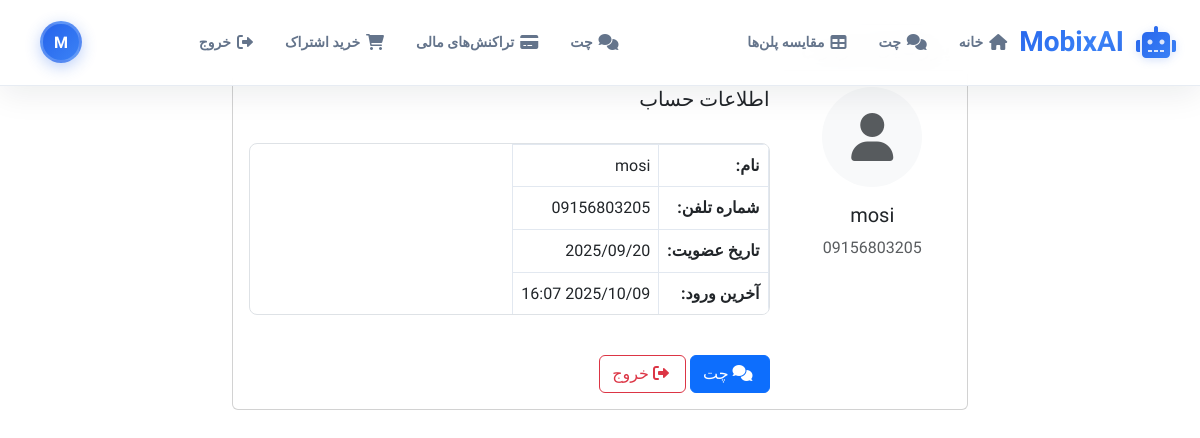
The page /accounts/profile/ (signed in) on the database as committed earlier.
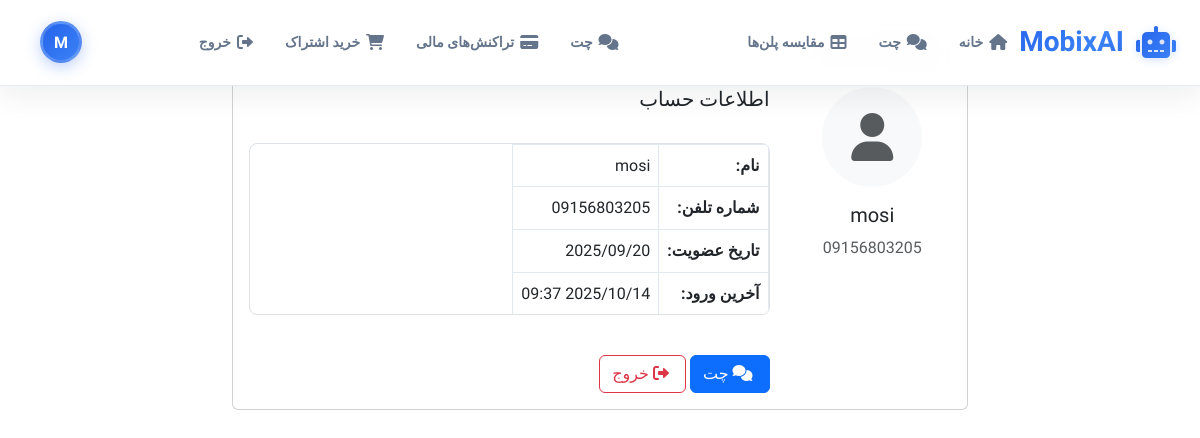
The same page on the database as committed later.
### accounts/models.py (models this page shows, shortened)
class User(AbstractUser):
    phone_number = models.CharField(max_length=15, unique=True)
    name = models.CharField(max_length=100)
    is_verified = models.BooleanField(default=False)
    created_at = models.DateTimeField(auto_now_add=True)
    objects = CustomUserManager()
    USERNAME_FIELD = 'phone_number'
    REQUIRED_FIELDS = ['name']
    def get_subscription_type(self):
        try:
            user_subscription = self.subscription
            if user_subscription.is_active:
                if user_subscription.end_date and user_subscription.end_date < timezone.now():
                    user_subscription.is_active = False
                    user_subscription.save()
                    return None
                return user_subscription.subscription_type
        except:
            pass
        return None
    def get_subscription_info(self):
        try:
            user_subscription = self.subscription
            if user_subscription.is_active:
                if user_subscription.end_date and user_subscription.end_date < timezone.now():
                    user_subscription.is_active = False
                    user_subscription.save()
                    return None
                return user_subscription
        except:
            pass
        return None

### accounts/views.py (the view)
# urls.py: path('profile/', views.profile, name='profile'),
@login_required
def profile(request):
    return render(request, 'accounts/profile.html')

### templates/accounts/profile.html (shortened to what this page needs)
{% extends 'base.html' %}
{% block content %}
<div class="container mt-4">
    <div class="row">
        <div class="col-md-8 mx-auto">
            <div class="card">
                <div class="card-header">
                    <h4 class="mb-0">پروفایل کاربری</h4>
                </div>
                <div class="card-body">
                    <div class="row">
                        <div class="col-md-3 text-center">
                            <div class="bg-light rounded-circle d-flex align-items-center justify-content-center mx-auto" style="width: 100px; height: 100px;">
                                <i class="fas fa-user fa-3x text-muted"></i>
                            </div>
                            <h5 class="mt-3">{{ user.name }}</h5>
                            <p class="text-muted">{{ user.phone_number }}</p>
                        </div>
                        <div class="col-md-9">
                            <h5>اطلاعات حساب</h5>
                            <div class="table-responsive">
                                <table class="table table-borderless">
                                    <tr>
                                        <td><strong>نام:</strong></td>
                                        <td>{{ user.name }}</td>
                                    </tr>
                                    <tr>
                                        <td><strong>شماره تلفن:</strong></td>
                                        <td>{{ user.phone_number }}</td>
                                    </tr>
                                    <tr>
                                        <td><strong>تاریخ عضویت:</strong></td>
                                        <td>{{ user.date_joined|date:"Y/m/d" }}</td>
                                    </tr>
                                    <tr>
                                        <td><strong>آخرین ورود:</strong></td>
                                        <td>{{ user.last_login|date:"Y/m/d H:i" }}</td>
                                    </tr>
                                </table>
                            </div>
                            <div class="mt-4">
                                <a href="{% url 'chat' %}" class="btn btn-primary">
                                    <i class="fas fa-comments me-1"></i> چت
                                </a>
                                <a href="{% url 'logout' %}" class="btn btn-outline-danger">
                                    <i class="fas fa-sign-out-alt me-1"></i> خروج
                                </a>
                            </div>
                        </div>
                    </div>
                </div>
            </div>
        </div>
    </div>
</div>
{% endblock %}

### templates/base.html (shortened to what this page needs)
<!DOCTYPE html>
<html lang="fa" dir="rtl">
<head>
    {% load static %}
    <link href="https://cdn.jsdelivr.net/npm/bootstrap@5.3.0/dist/css/bootstrap.min.css" rel="stylesheet">
    <link href="https://cdnjs.cloudflare.com/ajax/libs/font-awesome/6.0.0/css/all.min.css" rel="stylesheet">
    <link rel="stylesheet" href="https://cdnjs.cloudflare.com/ajax/libs/highlight.js/11.7.0/styles/default.min.css">
    <link rel="stylesheet" href="{% static 'css/chat.css' %}">
    <link rel="stylesheet" href="{% static 'css/navigation.css' %}">
    <link rel="stylesheet" href="{% static 'css/auth-forms.css' %}">
    <link rel="stylesheet" href="{% static 'css/purchase.css' %}">
    <link rel="stylesheet" href="{% static 'css/articles.css' %}">
    <link rel="stylesheet" href="{% static 'css/responsive-tables.css' %}">
</head>
<body {% if user.is_authenticated %}data-authenticated="true" data-user-name="{{ user.name }}"{% endif %}>
    {% block navbar %}
    <nav class="modern-navbar">
        <div class="container">
            <a class="navbar-brand" href="{% url 'home' %}">
                <i class="fas fa-robot"></i> MobixAI
            </a>
            <div class="navbar-nav-container" style="display: flex; align-items: center; gap: 1rem; flex: 1; justify-content: space-between;">
                <ul class="navbar-nav navbar-nav-left" id="desktop-nav-left" style="display: flex; flex-direction: row; align-items: center; gap: 0.5rem; margin: 0; padding: 0; list-style: none;">
                </ul>
                <ul class="navbar-nav navbar-nav-right" id="desktop-nav-right" style="display: flex; flex-direction: row; align-items: center; gap: 0.5rem; margin: 0; padding: 0; list-style: none;">
                </ul>
                {% if user.is_authenticated %}
                <div class="user-avatar" title="{{ user.name }}">
                    {{ user.name|first|upper }}
                </div>
                {% endif %}
            </div>
        </div>
    </nav>
    {% endblock %}
    <main>
        {% block content %}
        {% endblock %}
    </main>
    {% load static %}
</body>
</html>

Rows that differ between the two databases and show on the page:
changed User "mosi": last_login "2025/10/09 16:07" → "2025/10/14 09:37"
